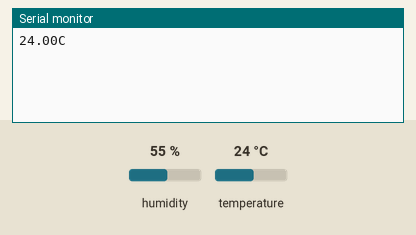
Simulated run of this sketch. Board: Arduino Uno, built with avr-gcc and run on an emulated ATmega328P. Parts: the last lines printed to the serial monitor. The test bench sets the inputs (shaded band); at power-on: temperature 24 °C, humidity 55 %.

Above: at 2.7 s.
2.8 s: temperature set to 12 °C
At 7.9 s:
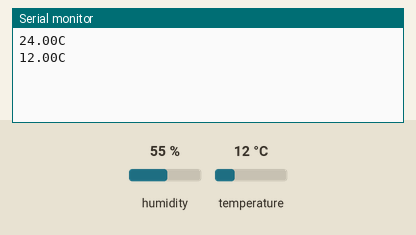
8.8 s: temperature set to 19 °C
At 12.6 s:
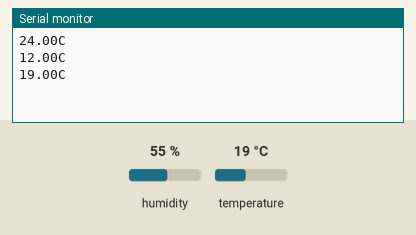
Timing chart, 0 to 14.1 s (numbered marks = the images above; inputs shaded):
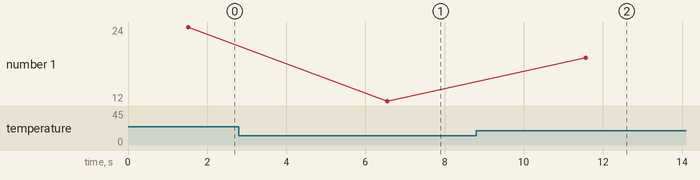

Measured:
- after the input at 2.8 s, the serial monitor: prints a new line after 3.7 s (image 1)
- after the input at 8.8 s, the serial monitor: prints a new line after 2.8 s (image 2)
- plotted number 1: 24 → 12 after the input at 2.8 s, 12 → 19 after the input at 8.8 s

The sketch:

DTH1.ino
```cpp
#include <EEPROM.h>
#include <dht.h>

#define dht_apin A0 // Analog Pin sensor is connected to
dht DHT;

void setup() {
  // put your setup code here, to run once:
  Serial.begin(9600);
  delay(500);//Delay to let system boot
  //Serial.println("DHT11 Humidity & temperature Sensor\n\n");
  delay(1000);//Wait before accessing Sensor
}

void loop() {
  // put your main code here, to run repeatedly:
  DHT.read11(dht_apin);

  Serial.print(DHT.temperature);
  Serial.println("C  ");
  delay(5000);//Wait 5 seconds before accessing sensor again.

}
```
